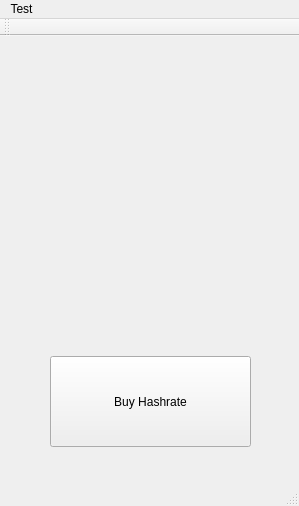
<?xml version="1.0" encoding="UTF-8"?>
<ui version="4.0">
 <class>MainWindow</class>
 <widget class="QMainWindow" name="MainWindow">
  <property name="geometry">
   <rect>
    <x>0</x>
    <y>0</y>
    <width>299</width>
    <height>506</height>
   </rect>
  </property>
  <property name="windowTitle">
   <string>MainWindow</string>
  </property>
  <widget class="QWidget" name="centralWidget">
   <widget class="QPushButton" name="pushButton">
    <property name="geometry">
     <rect>
      <x>50</x>
      <y>320</y>
      <width>201</width>
      <height>91</height>
     </rect>
    </property>
    <property name="text">
     <string>Buy Hashrate</string>
    </property>
   </widget>
  </widget>
  <widget class="QMenuBar" name="menuBar">
   <property name="geometry">
    <rect>
     <x>0</x>
     <y>0</y>
     <width>299</width>
     <height>25</height>
    </rect>
   </property>
   <widget class="QMenu" name="menuFile">
    <property name="title">
     <string>Test</string>
    </property>
    <addaction name="actionGenerateKeyPair"/>
    <addaction name="actionRecharge"/>
   </widget>
   <addaction name="menuFile"/>
  </widget>
  <widget class="QToolBar" name="mainToolBar">
   <attribute name="toolBarArea">
    <enum>TopToolBarArea</enum>
   </attribute>
   <attribute name="toolBarBreak">
    <bool>false</bool>
   </attribute>
  </widget>
  <widget class="QStatusBar" name="statusBar"/>
  <action name="actionRecharge">
   <property name="text">
    <string>Recharge</string>
   </property>
  </action>
  <action name="actionGenerateKeyPair">
   <property name="text">
    <string>GenerateKeyPair</string>
   </property>
  </action>
 </widget>
 <layoutdefault spacing="6" margin="11"/>
 <resources/>
 <connections/>
</ui>
